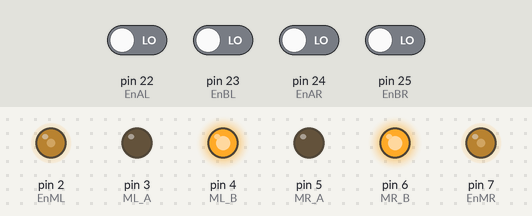
Simulated run of this sketch. Board: Arduino Mega 2560, built with avr-gcc and run on an emulated ATmega2560. Parts: output pins drawn as LEDs (lit = HIGH). Inputs (shaded band) come from the test bench; at power-on: pin 22 (EnAL), pin 23 (EnBL), pin 24 (EnAR), pin 25 (EnBR) LOW. What the sketch prints to the serial monitor is not drawn.

Above: at 0.1 s.
Timing chart, 0 to 1.6 s (numbered marks = the images above):
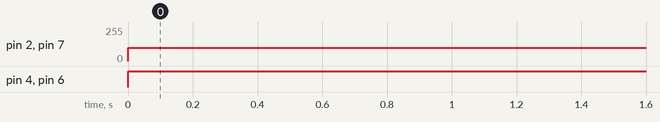

The sketch:

20240426_Encoders.ino
```cpp
#define EnML 2
#define ML_A 3
#define ML_B 4
#define MR_A 5
#define MR_B 6
#define EnMR 7

#define EnAL 22
#define EnBL 23
#define EnAR 24
#define EnBR 25

void setup() {
  // Configuramos las salidas para el puente H
  pinMode(EnML, OUTPUT);
  pinMode(ML_A, OUTPUT);
  pinMode(ML_B, OUTPUT);
  pinMode(MR_A, OUTPUT);
  pinMode(MR_B, OUTPUT);
  pinMode(EnMR, OUTPUT);

  pinMode(EnAL, INPUT);
  pinMode(EnBL, INPUT);
  pinMode(EnAR, INPUT);
  pinMode(EnBR, INPUT);

  Serial.begin(9600);

}

//-----------------loop----------------
void loop() {

  // Velocidad máxima en 255
  // Velocidad mínima en 95, recomendable 100
  MRC(100);
  MLC(100);

  // Verificamos funcionalidad encoders
  encoderL();
  encoderR();
}

//------------------Funciones----------------
void MLC(int vel){
  analogWrite(EnML, vel);
  digitalWrite(ML_A, LOW);
  digitalWrite(ML_B, HIGH);
}

void MRC(int vel){
  analogWrite(EnMR, vel);
  digitalWrite(MR_A, LOW);
  digitalWrite(MR_B, HIGH);
}

void encoderL(){
  int a = digitalRead(EnAL);
  int b = digitalRead(EnBL);
  Serial.print(a*5);
  Serial.print(" ");
  Serial.println(b*5);
}

void encoderR(){
  int c = digitalRead(EnAR);
  int d = digitalRead(EnBR);
  Serial.print(c*5);
  Serial.print(" ");
  Serial.println(d*5);
}
```

Measured:
- by itself, pin 2 (EnML), pin 7 (EnMR): 0/255 → 100/255 at 0.00 s
- by itself, pin 4 (ML_B), pin 6 (MR_B): LOW → HIGH at 0.00 s
